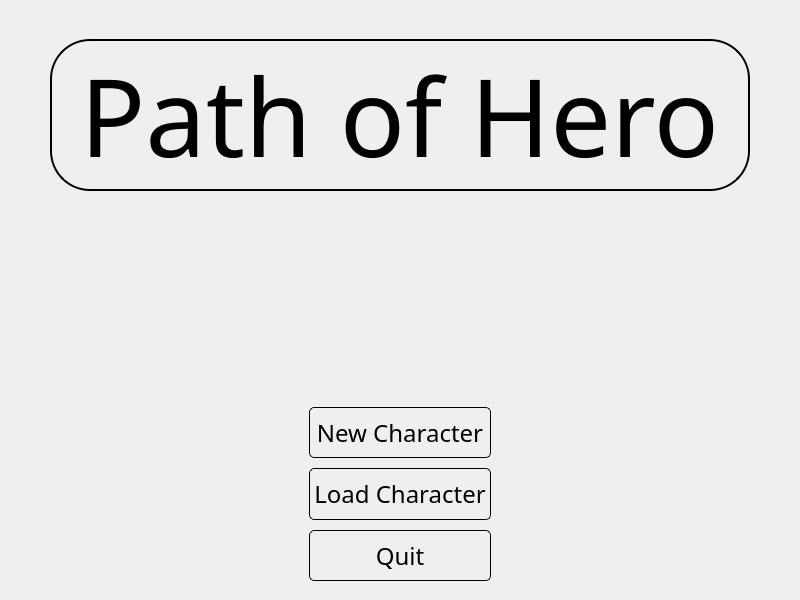
<?xml version="1.0" encoding="UTF-8"?>
<ui version="4.0">
 <class>MainWindow</class>
 <widget class="QMainWindow" name="MainWindow">
  <property name="geometry">
   <rect>
    <x>0</x>
    <y>0</y>
    <width>800</width>
    <height>600</height>
   </rect>
  </property>
  <property name="minimumSize">
   <size>
    <width>800</width>
    <height>600</height>
   </size>
  </property>
  <property name="windowTitle">
   <string>Path of Hero</string>
  </property>
  <property name="windowIcon">
   <iconset resource="resources.qrc">
    <normaloff>:/resources/img/icon.ico</normaloff>:/resources/img/icon.ico</iconset>
  </property>
  <widget class="QWidget" name="centralwidget">
   <property name="styleSheet">
    <string notr="true">QWidget#centralwidget {border-image: url(:/resources/img/main.jpg);};</string>
   </property>
   <layout class="QHBoxLayout" name="horizontalLayout">
    <item>
     <layout class="QVBoxLayout" name="verticalLayout_2">
      <property name="topMargin">
       <number>30</number>
      </property>
      <item alignment="Qt::AlignHCenter">
       <widget class="QLabel" name="label">
        <property name="font">
         <font>
          <family>Tempus Sans ITC</family>
          <pointsize>-1</pointsize>
         </font>
        </property>
        <property name="styleSheet">
         <string notr="true">QLabel{
	font-family: Tempus Sans ITC;
	font-size: 108px;
	border: 2px solid black;
	background-color: qlineargradient(spread:pad, x1:0.269, y1:0.335, x2:1, y2:1, stop:0.136585 rgba(220, 220, 220, 		150), stop:0.6 rgba(255, 255, 255, 200));
	border-radius: 40px;
}</string>
        </property>
        <property name="text">
         <string>Path of Hero</string>
        </property>
       </widget>
      </item>
      <item>
       <spacer name="verticalSpacer">
        <property name="orientation">
         <enum>Qt::Vertical</enum>
        </property>
        <property name="sizeType">
         <enum>QSizePolicy::MinimumExpanding</enum>
        </property>
        <property name="sizeHint" stdset="0">
         <size>
          <width>20</width>
          <height>200</height>
         </size>
        </property>
       </spacer>
      </item>
      <item>
       <layout class="QVBoxLayout" name="verticalLayout">
        <property name="spacing">
         <number>10</number>
        </property>
        <property name="leftMargin">
         <number>300</number>
        </property>
        <property name="topMargin">
         <number>10</number>
        </property>
        <property name="rightMargin">
         <number>300</number>
        </property>
        <property name="bottomMargin">
         <number>10</number>
        </property>
        <item>
         <widget class="QPushButton" name="NewCharacterButton">
          <property name="sizePolicy">
           <sizepolicy hsizetype="Expanding" vsizetype="Expanding">
            <horstretch>0</horstretch>
            <verstretch>0</verstretch>
           </sizepolicy>
          </property>
          <property name="minimumSize">
           <size>
            <width>180</width>
            <height>50</height>
           </size>
          </property>
          <property name="maximumSize">
           <size>
            <width>230</width>
            <height>65</height>
           </size>
          </property>
          <property name="font">
           <font>
            <family>Tempus Sans ITC</family>
            <pointsize>-1</pointsize>
           </font>
          </property>
          <property name="styleSheet">
           <string notr="true">QPushButton {
	font-family: Tempus Sans ITC;
	font-size: 24px;
	background-color: qlineargradient(spread:pad, x1:0.269, y1:0.335, x2:1, y2:1, stop:0.136585 rgba(220, 220, 		220, 255), stop:0.6 rgba(255, 255, 255, 255));
	border-radius: 5px;
	border: 1px solid black;
}

QPushButton:hover {
	background-color: qlineargradient(spread:pad, x1:0.269, y1:0.335, x2:1, y2:1, stop:0.136585 rgba(190, 190, 190, 255), stop:0.6 rgba(255, 255, 255, 255));
 }

QPushButton:pressed {
	background-color: qlineargradient(spread:pad, x1:0.269, y1:0.335, x2:1, y2:1, stop:0.136585 rgba(220, 220, 220, 200), stop:0.6 rgba(255, 255, 255, 255));
 }</string>
          </property>
          <property name="text">
           <string>New Character</string>
          </property>
         </widget>
        </item>
        <item>
         <widget class="QPushButton" name="LoadCharacterButton">
          <property name="enabled">
           <bool>true</bool>
          </property>
          <property name="sizePolicy">
           <sizepolicy hsizetype="Expanding" vsizetype="Expanding">
            <horstretch>0</horstretch>
            <verstretch>0</verstretch>
           </sizepolicy>
          </property>
          <property name="minimumSize">
           <size>
            <width>180</width>
            <height>50</height>
           </size>
          </property>
          <property name="maximumSize">
           <size>
            <width>230</width>
            <height>65</height>
           </size>
          </property>
          <property name="font">
           <font>
            <family>Tempus Sans ITC</family>
            <pointsize>-1</pointsize>
           </font>
          </property>
          <property name="styleSheet">
           <string notr="true">QPushButton {
	font-family: Tempus Sans ITC;
	font-size: 24px;
	background-color: qlineargradient(spread:pad, x1:0.269, y1:0.335, x2:1, y2:1, stop:			    0.136585 				rgba(220, 220, 220, 255), stop:0.6 rgba(255, 255, 255, 255));
	border-radius: 5px;
	border: 1px solid black;
}

QPushButton:hover {
	background-color: qlineargradient(spread:pad, x1:0.269, y1:0.335, x2:1, y2:1, stop:			    0.136585 rgba(190, 190, 190, 255), stop:0.6 rgba(255, 255, 255, 255));
 }

QPushButton:pressed {
	background-color: qlineargradient(spread:pad, x1:0.269, y1:0.335, x2:1, y2:1, stop:			    0.136585 rgba(220, 220, 220, 200), stop:0.6 rgba(255, 255, 255, 255));
 }</string>
          </property>
          <property name="text">
           <string>Load Character</string>
          </property>
         </widget>
        </item>
        <item>
         <widget class="QPushButton" name="QuitButton">
          <property name="sizePolicy">
           <sizepolicy hsizetype="Expanding" vsizetype="Expanding">
            <horstretch>0</horstretch>
            <verstretch>0</verstretch>
           </sizepolicy>
          </property>
          <property name="minimumSize">
           <size>
            <width>180</width>
            <height>50</height>
           </size>
          </property>
          <property name="maximumSize">
           <size>
            <width>230</width>
            <height>65</height>
           </size>
          </property>
          <property name="font">
           <font>
            <family>Tempus Sans ITC</family>
            <pointsize>-1</pointsize>
           </font>
          </property>
          <property name="styleSheet">
           <string notr="true">QPushButton {
	font-family: Tempus Sans ITC;
	font-size: 24px;
	background-color: qlineargradient(spread:pad, x1:0.269, y1:0.335, x2:1, y2:1, stop:			    0.136585 rgba(220, 220, 220, 255), stop:0.6 rgba(255, 255, 255, 255));
	border-radius: 5px;
	border: 1px solid black;
}

QPushButton:hover {
	background-color: qlineargradient(spread:pad, x1:0.269, y1:0.335, x2:1, y2:1, stop:			    0.136585 rgba(190, 190, 190, 255), stop:0.6 rgba(255, 255, 255, 255));
 }

QPushButton:pressed {
	background-color: qlineargradient(spread:pad, x1:0.269, y1:0.335, x2:1, y2:1, stop:			    0.136585 rgba(220, 220, 220, 200), stop:0.6 rgba(255, 255, 255, 255));
 }</string>
          </property>
          <property name="text">
           <string>Quit</string>
          </property>
         </widget>
        </item>
       </layout>
      </item>
     </layout>
    </item>
   </layout>
  </widget>
 </widget>
 <resources>
  <include location="resources.qrc"/>
 </resources>
 <connections/>
</ui>
